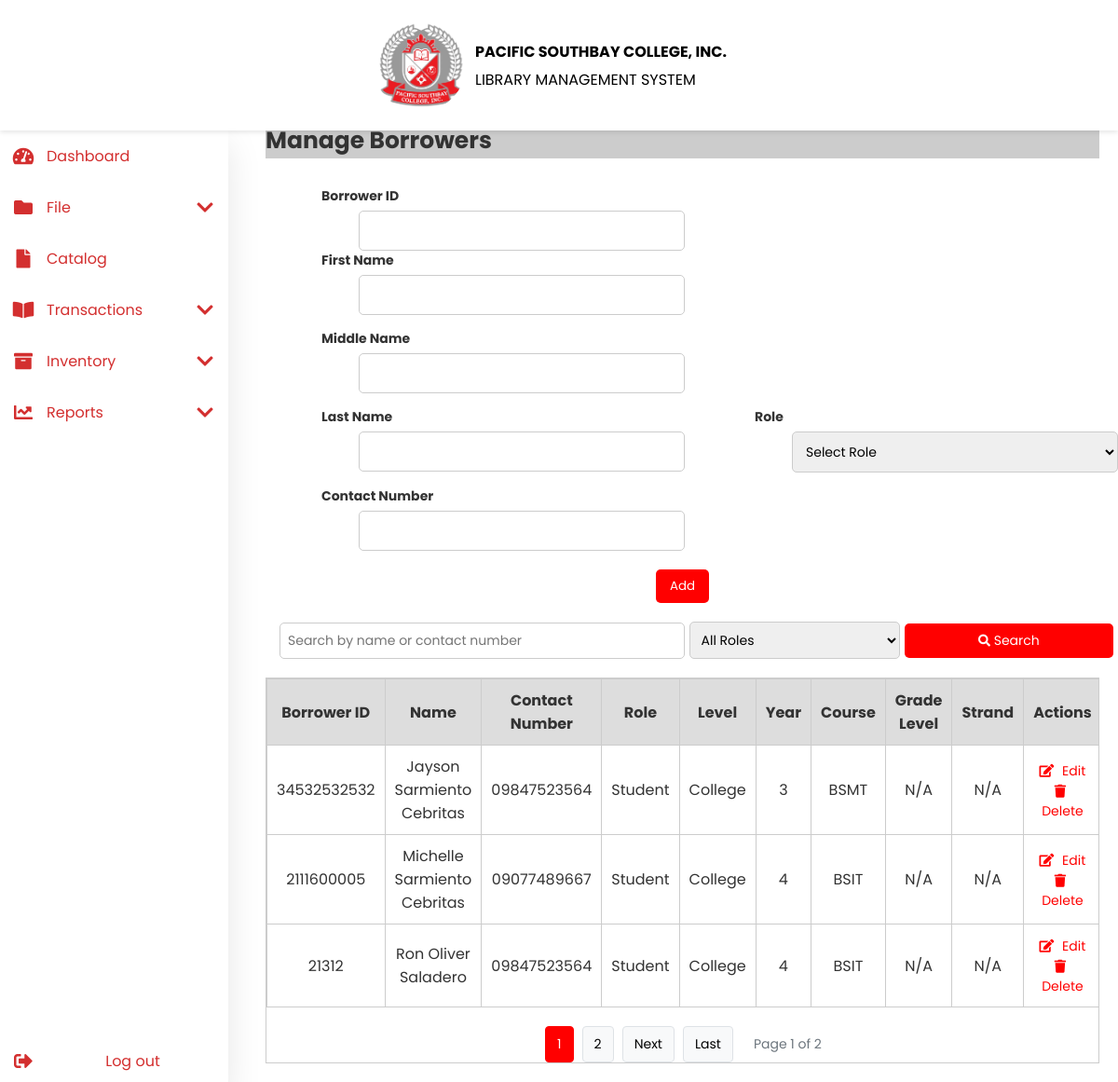
Page /borrower.php on the committed database.
### tables this page shows
CREATE TABLE `borrowers` (
  `BorrowerID` varchar(20) DEFAULT NULL,
  `FirstName` varchar(50) NOT NULL,
  `MiddleName` varchar(50) DEFAULT NULL,
  `LastName` varchar(50) NOT NULL,
  `ContactNumber` varchar(15) NOT NULL,
  `Role` enum('Student','Employee','Faculty') NOT NULL,
  `Level` enum('College','Senior High School') DEFAULT NULL,
  `Year` varchar(10) DEFAULT NULL,
  `Course` varchar(50) DEFAULT NULL,
  `GradeLevel` varchar(10) DEFAULT NULL,
  `Strand` varchar(50) DEFAULT NULL,
  `CreatedAt` timestamp NOT NULL DEFAULT current_timestamp()
);

### borrower.php (the view, shortened to what this page needs)
<?php
include('header.php');
include('navbar.php');
include('db.php');
$records_per_page = 3;
$page = isset($_GET['page']) ? (int)$_GET['page'] : 1;
$offset = ($page - 1) * $records_per_page;
$edit_mode = false;
$edit_borrower = [];
$where = "WHERE 1=1";
$count_sql = "SELECT COUNT(*) AS total FROM borrowers $where";
$total_records = $conn->query($count_sql)->fetch_assoc()['total'];
$total_pages = ceil($total_records / $records_per_page);
$sql = "
    SELECT
        BorrowerID, FirstName, MiddleName, LastName,
        ContactNumber, Role, Level, Year, Course, GradeLevel, Strand
    FROM borrowers
    $where
    ORDER BY LastName, FirstName
    LIMIT $offset, $records_per_page
";
$borrowers = $conn->query($sql)->fetch_all(MYSQLI_ASSOC);
?>
<div class="content">
    <h2>Manage Borrowers</h2>
    <form method="post" action="borrower.php" class="form-container">
        <div class="input-group">
            <label for="borrower-id">Borrower ID</label>
            <input type="text" id="borrower-id" name="BorrowerID"
                value="<?= !$edit_mode ? '' : htmlspecialchars($edit_borrower['BorrowerID']) ?>"
                <?= $edit_mode ? 'readonly' : '' ?>>
        </div>
        <div class="input-row">
            <div class="input-group">
                <label for="first-name">First Name</label>
                <input type="text" id="first-name" name="FirstName"
                    value="<?= $edit_mode ? htmlspecialchars($edit_borrower['FirstName']) : '' ?>" required>
            </div>
        </div>
        <div class="input-row">
            <div class="input-group">
                <label for="middle-name">Middle Name</label>
                <input type="text" id="middle-name" name="MiddleName"
                    value="<?= $edit_mode ? htmlspecialchars($edit_borrower['MiddleName']) : '' ?>">
            </div>
        </div>
        <div class="input-row">
            <div class="input-group">
                <label for="last-name">Last Name</label>
                <input type="text" id="last-name" name="LastName"
                    value="<?= $edit_mode ? htmlspecialchars($edit_borrower['LastName']) : '' ?>" required>
            </div>
            <div class="input-group">
                <label for="role">Role</label>
                <select id="role" name="Role" required onchange="toggleStudentFields()">
                    <option value="" disabled <?= !$edit_mode ? 'selected' : '' ?>>Select Role</option>
                </select>
            </div>
        </div>
        <div class="input-row">
            <div class="input-group">
                <label for="contact-number">Contact Number</label>
                <input type="text" id="contact-number" name="ContactNumber"
                    value="<?= $edit_mode ? htmlspecialchars($edit_borrower['ContactNumber']) : '' ?>" required>
            </div>
        </div>
        <?php if ($edit_mode): ?>
            <div class="button-group">
                <button type="submit" name="update_borrower" class="add-btn">Update</button>
                <a href="borrower.php" class="cancel-btn">Cancel</a>
            </div>
        <?php else: ?>
            <div class="button-group">
                <button type="submit" name="add_borrower" class="add-btn">Add</button>
            </div>
        <?php endif; ?>
    </form>
    <form method="GET" class="filter-form">
        <input type="text" name="search" placeholder="Search by name or contact number"
               value="<?= isset($_GET['search']) ? htmlspecialchars($_GET['search']) : '' ?>">
        <select name="role_filter">
            <option value="">All Roles</option>
        </select>
        <button type="submit" class="search-btn"><i class="fas fa-search"></i> Search</button>
    </form>
    <div class="table-container">
        <table>
            <thead>
                <tr>
                    <th>Borrower ID</th>
                    <th>Name</th>
                    <th>Contact Number</th>
                    <th>Role</th>
                    <th>Level</th>
                    <th>Year</th>
                    <th>Course</th>
                    <th>Grade Level</th>
                    <th>Strand</th>
                    <th>Actions</th>
                </tr>
            </thead>
            <tbody>
                <?php foreach ($borrowers as $borrower) : ?>
                    <tr>
                        <td><?= htmlspecialchars($borrower['BorrowerID']) ?></td>
                        <td><?= htmlspecialchars($borrower['FirstName'] . ' ' . ($borrower['MiddleName'] ? $borrower['MiddleName'] . ' ' : '') . $borrower['LastName']) ?></td>
                        <td><?= htmlspecialchars($borrower['ContactNumber']) ?></td>
                        <td><?= htmlspecialchars($borrower['Role']) ?></td>
                        <td><?= htmlspecialchars($borrower['Level'] ?? 'N/A') ?></td>
                        <td><?= htmlspecialchars($borrower['Year'] ?? 'N/A') ?></td>
                        <td><?= htmlspecialchars($borrower['Course'] ?? 'N/A') ?></td>
                        <td><?= htmlspecialchars($borrower['GradeLevel'] ?? 'N/A') ?></td>
                        <td><?= htmlspecialchars($borrower['Strand'] ?? 'N/A') ?></td>
                        <td>
                            <a href="borrower.php?edit=<?= $borrower['BorrowerID'] ?>" class="edit"><i class="fas fa-edit"></i> Edit</a>
                            <a href="borrower.php?delete=<?= $borrower['BorrowerID'] ?>" class="delete" onclick="return confirmDelete(<?= $borrower['BorrowerID'] ?>)"><i class="fas fa-trash"></i> Delete</a>
                        </td>
                    </tr>
                <?php endforeach; ?>
            </tbody>
        </table>
        <?php if ($total_records > $records_per_page): ?>
        <div class="pagination">
            <?php for ($i = max(1, $page - 2); $i <= min($total_pages, $page + 2); $i++): ?>
                <a href="borrower.php?page=<?= $i ?><?= isset($_GET['search']) ? '&search='.urlencode($_GET['search']) : '' ?><?= isset($_GET['role_filter']) && $_GET['role_filter'] != '' ? '&role_filter='.$_GET['role_filter'] : '' ?>" class="pagination-link<?= $i == $page ? ' active' : '' ?>"><?= $i ?></a>
            <?php endfor; ?>
            <?php if ($page < $total_pages): ?>
                <a href="borrower.php?page=<?= $page + 1 ?><?= isset($_GET['search']) ? '&search='.urlencode($_GET['search']) : '' ?><?= isset($_GET['role_filter']) && $_GET['role_filter'] != '' ? '&role_filter='.$_GET['role_filter'] : '' ?>" class="pagination-link">Next</a>
                <a href="borrower.php?page=<?= $total_pages ?><?= isset($_GET['search']) ? '&search='.urlencode($_GET['search']) : '' ?><?= isset($_GET['role_filter']) && $_GET['role_filter'] != '' ? '&role_filter='.$_GET['role_filter'] : '' ?>" class="pagination-link">Last</a>
            <?php endif; ?>
            <div class="page-info">Page <?= $page ?> of <?= $total_pages ?></div>
        </div>
        <?php endif; ?>
    </div>
</div>
<link rel="stylesheet" href="css/book.css">

### css/header.css (style rules this page uses)
* { margin: 0; padding: 0; outline: none; border: none; text-decoration: none; box-sizing: border-box; font-family: "Poppins", sans-serif; }
body { background-image: url("./image/st-michael.jpg"); background-repeat: no-repeat; background-position: center; background-size: cover; color: #333; }
::marker { content: ""; unicode-bidi: isolate; font-variant-numeric: tabular-nums; text-transform: none; text-indent: 0px !important; text-align: start !important; text-align-last: start !important; }
.content { margin-top: 160px; margin-left: 265px; padding: 20px; }

### css/navbar.css (style rules this page uses)
* { margin: 0; padding: 0; outline: none; border: none; text-decoration: none; box-sizing: border-box; font-family: "Poppins", sans-serif; }

### css/book.css (style rules this page uses)
.content { margin-top: 3%; }
h2 { background-color: #ccc; font-size: 25px; font-weight:bold; }
.filter-form { margin-bottom: 20px; display: flex; gap: 5px; flex-wrap: nowrap; align-items: center; width: 100%; margin-left: 15px; margin-top: 20px; }
.filter-form input, .filter-form select, .filter-form button { padding: 8px; font-size: 14px; min-width: 0; flex: 1; margin: 0; }
.filter-form input[name="search"] { flex: 2; }
.input-row { display: flex; justify-content: space-between; gap: 15px; margin-bottom: 15px; }
.input-group { flex: 1; display: flex; flex-direction: column; }
label { font-weight: bold; margin-bottom: 5px; font-size: 14px; margin-left: 60px; }
input, select { padding: 10px; border: 1px solid #ccc; border-radius: 5px; font-size: 14px; box-sizing: border-box; width: 350px; margin-left: 100px; }
.add-btn { background-color: red; color: white; padding: 8px 15px; border: none; border-radius: 5px; cursor: pointer; white-space: nowrap; justify-content: center; display: flex; margin: 0 auto; }
.form-container { margin-top: 30px; }
.button-group { display: flex; justify-content: center; gap: 15px; margin-top: 20px; width: 100%; }
.button-group .add-btn, .button-group .cancel-btn { margin: 0; }
.search-btn { margin-top: 20px; background-color: red; color: white; padding: 8px 15px; border: none; border-radius: 5px; cursor: pointer; white-space: nowrap; }
.search-btn i { font-size: 13px; }
.table-container { border: 1px solid #ccc; margin-top: 5px; overflow-x: auto; }
.table-container table { width: 100%; border-collapse: collapse; }
.table-container th, .table-container td { padding: 10px; border: 1px solid #ccc; text-align: center; }
th { background-color: #ddd; }
.view, .edit, .delete { display: inline-block; margin: 0 5px; background: none; border: none; color: red; cursor: pointer; font-size: 14px; }
.view i, .edit i, .delete i { color: red; margin-right: 5px; }
.pagination { display: flex; justify-content: center; align-items: center; margin-top: 20px; flex-wrap: wrap; gap: 5px; }
.pagination-link { display: inline-block; padding: 8px 12px; margin: 0 2px; background-color: #f8f9fa; color: black; text-decoration: none; border: 1px solid #dee2e6; border-radius: 4px; font-size: 14px; }
.pagination-link.active { background-color: red; color: white; border-color: red; }
.page-info { margin-left: 15px; color: #6c757d; font-size: 14px; }
.edit, .delete { background: none; border: none; color: red; cursor: pointer; font-size: 14px; }
.edit i, .delete i { color: red; margin-right: 5px; }

### rows in the picture
borrowers: BorrowerID "34532532532", FirstName+MiddleName+LastName "Jayson Sarmiento Cebritas", ContactNumber "09847523564", Role "Student", Level "College", Year "3", Course "BSMT", GradeLevel "N/A", Strand "N/A"
borrowers: BorrowerID "2111600005", FirstName+MiddleName+LastName "Michelle Sarmiento Cebritas", ContactNumber "09077489667", Role "Student", Level "College", Year "4", Course "BSIT", GradeLevel "N/A", Strand "N/A"
borrowers: BorrowerID "21312", FirstName+MiddleName+LastName "Ron Oliver Saladero", ContactNumber "09847523564", Role "Student", Level "College", Year "4", Course "BSIT", GradeLevel "N/A", Strand "N/A"

### other values in the picture
$page "1"
$total_pages "2"
